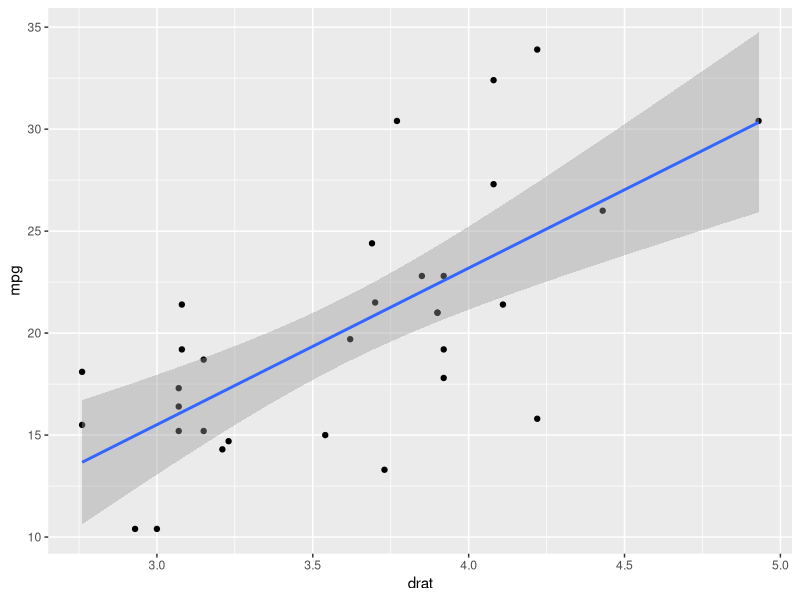

Write the R code that produced this figure.
## ---- chunk 1
#| label: test
2+2
## ---- chunk 2
#| label: fig-cars
#| message: false
#| warning: false
#| echo: false #to hide the code
#| out-width: "100%" # to adjust the width of the figure
library("tidyverse")
ggplot(mtcars) +
  aes(x = drat, y = mpg) + #the variables
  geom_point() + #adding the geom point
  geom_smooth(method = "lm") #fitting the model
## ---- chunk 3
#| label: in-line-code
#| echo: false

x <- 2+2
